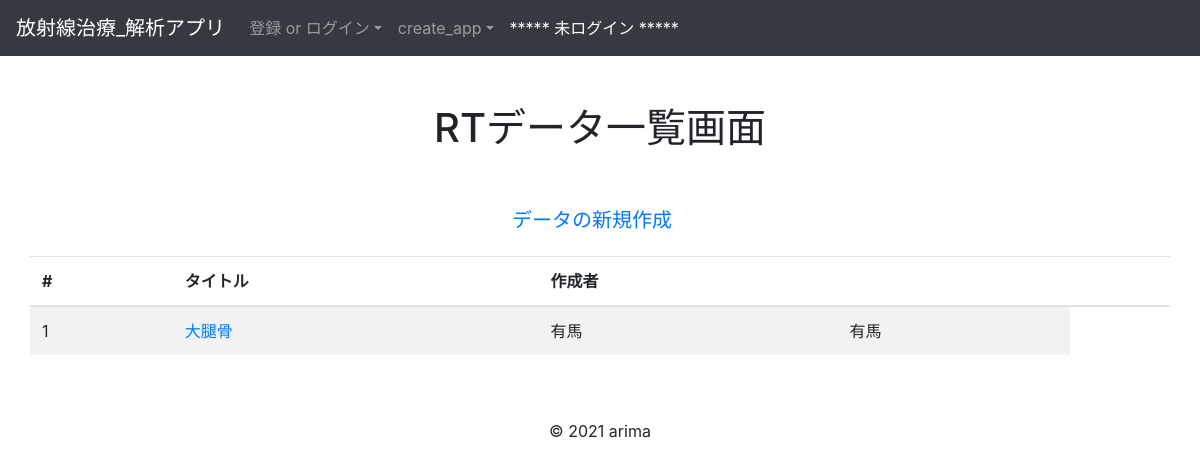
/analytics/list_rtdatas/, run on an earlier commit of the app's database.
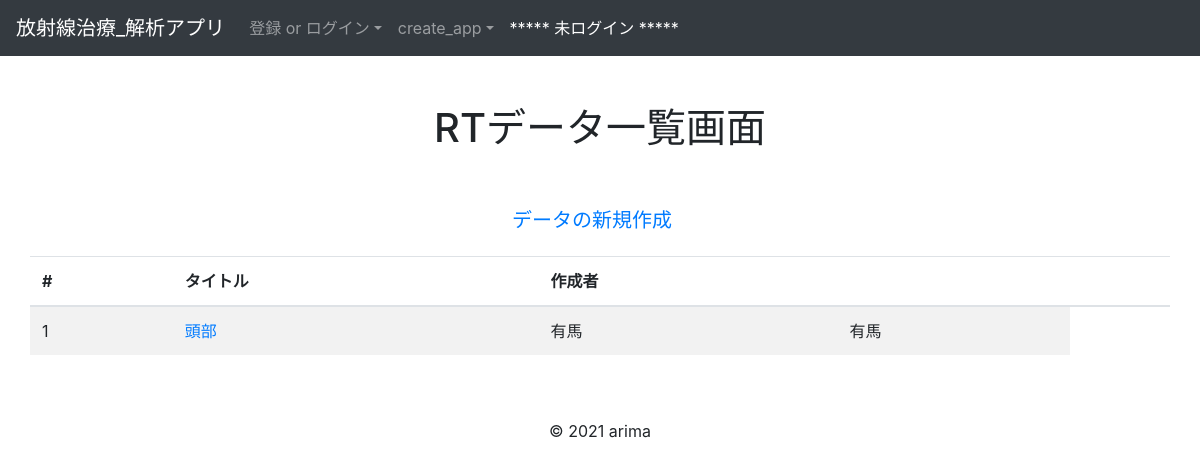
And on a later commit of the database.
### analytics/models.py (models this page shows, shortened)
class BaseModel(models.Model):
    create_at = models.DateTimeField(default=timezone.datetime.now(pytz.timezone('Asia/Tokyo')))
    update_at = models.DateTimeField(default=timezone.datetime.now(pytz.timezone('Asia/Tokyo')))
    class Meta:
        abstract = True #Tableとして作成されないようにする

class Rtdatas(BaseModel):
    region = models.CharField(max_length=10)
    user = models.ForeignKey(
        'accounts.Users', on_delete=models.CASCADE
    )
    objects = RtdatasManager()
    class Meta:
        db_table = 'rtdata'
        verbose_name_plural = 'RTデータ'
    def get_absolute_url(self):
        return reverse_lazy('analytics:detail_rtdata', kwargs={'pk': self.pk})

### accounts/models.py (models this page shows, shortened)
class Users(AbstractBaseUser, PermissionsMixin):
    username = models.CharField(max_length=150)
    company = models.CharField(max_length=150)
    email = models.EmailField(max_length=255, unique=True)
    is_active = models.BooleanField(default=True)
    is_staff = models.BooleanField(default=False)
    USERNAME_FIELD = 'email'
    REQUIRED_FIELDS = ['username']
    objects = UserManager()
    def __str__(self):
        return self.username

### analytics/views.py (the view)
# urls.py: path('list_rtdatas/', RtdataListView.as_view(), name='list_rtdatas'),
class RtdataListView(ListView):
    model = Rtdatas
    template_name = 'analytics/list_rtdatas.html'
    def get_queryset(self):
        qs = super(RtdataListView, self).get_queryset()
        if 'region' in self.kwargs:
            qs = qs.filter(name__startswith=self.kwargs['name'])
        qs = qs.order_by('region')
        return qs

### templates/analytics/list_rtdatas.html (shortened to what this page needs)
{% extends "base.html" %}
{% block content %}
<div class="container">
    <h1 class="text-center my-5">RTデータ一覧画面</h1>
  <div class="row justify-content-center">
    <p><a class="navbar-brand" href="{% url 'analytics:create_rtdata' %}">データの新規作成</a></p>
    <table class="table table-striped table-hover">
      <thead>
        <tr>
          <th>#</th>
          <th>タイトル</th>
          <th>作成者</th>
          <th></th>
          <th></th>
        </tr>
      </thead>
      <tbody>
        {% for object in object_list %}
          <tr>
            <td>{{ forloop.counter }}</td>
            <td><a href="{{ object.get_absolute_url }}">{{ object.region }}</a></td>
            <td>{{  object.user }}</td>
            {% if  object.user.id == user.id %}
              <td><a href="{% url 'analytics:edit_rtdata' object.id %}">編集</a></td>
              <td><a href="{% url 'analytics:delete_rtdata' object.id %}">削除</a></td>
            {% else %}
              <td>{{  object.user }}</td>
            {% endif %}
          </tr>
        {% endfor %}
      </tbody>
    </table>
  </div>
</div>
{% endblock %}

### templates/base.html (shortened to what this page needs)
<!DOCTYPE html>
<html>
  <head>
    <link
      rel="stylesheet"
      href="https://stackpath.bootstrapcdn.com/bootstrap/4.5.0/css/bootstrap.min.css"
    />
  </head>
  <body>
    <nav class="navbar navbar-expand-lg navbar-light bg-light navbar-dark bg-dark">
      <a class="navbar-brand" href="{% url 'accounts:home'%}">放射線治療_解析アプリ</a>
      <div class="collapse navbar-collapse" id="navbarNavDropdown">
        <ul class="navbar-nav">
          <li class="nav-item dropdown">
            {% if user.is_authenticated %}
              <a class="nav-link dropdown-toggle"  id="navbarDropdownMenuLink" role="button" data-toggle="dropdown" aria-haspopup="true" aria-expanded="false">設定</a>
              <div class="dropdown-menu" aria-labelledby="navbarDropdownMenuLink">
                <a class="dropdown-item" href="{% url 'accounts:user' pk=request.user.id %}">マイページ<span class="sr-only">(current)</span></a>
                {% comment %} <a class="dropdown-item" href="{% url 'accounts:user_edit' %}">ユーザ情報更新<span class="sr-only">(current)</span></a> {% endcomment %}
                <a class="dropdown-item" href="{% url 'accounts:user_logout' %}">ログアウト<span class="sr-only">(current)</span></a>
              </div>
            {% else %}
              <a class="nav-link dropdown-toggle"  id="navbarDropdownMenuLink" role="button" data-toggle="dropdown" aria-haspopup="true" aria-expanded="false">登録 or ログイン</a>
            {% endif %}
          </li>
          <li class="nav-item dropdown">
              <a class="nav-link dropdown-toggle"  id="navbarDropdownMenuLink" role="button" data-toggle="dropdown" aria-haspopup="true" aria-expanded="false">create_app</a>
          </li>
          <li class="nav-item active">
            {% if request.user.is_anonymous %}
              <a class="nav-link">***** 未ログイン *****<span class="sr-only">(current)</span></a>
            {% else %}
              <a class="nav-link">{{ request.user }}さんがログイン中です <span class="sr-only">(current)</span></a>
            {% endif %}
          </li>
        </ul>
      </div>
    </nav>
    {% block content %}{% endblock %}
    <footer>
      <div class="container mt-5">
        <div class="row">
          <div class="mx-auto">
            <p>© 2021 arima</p>
          </div>
        </div>
      </div>
    </footer>
  </body>
</html>

What changed in the data, as far as the page shows it:
removed Rtdatas: region "大腿骨", user "有馬"
added Rtdatas: region "頭部", user "有馬"
